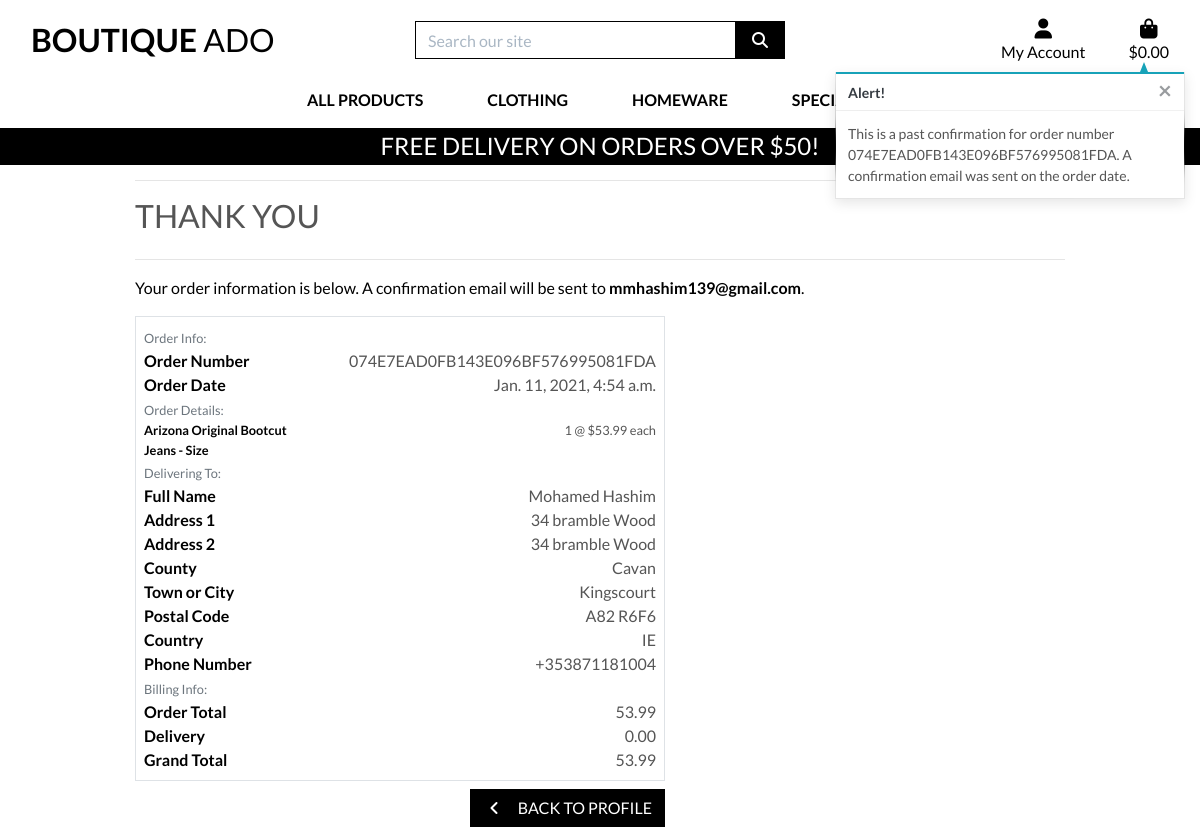
Page /profile/order_history/074E7EAD0FB143E096BF576995081FDA on the earlier database version.
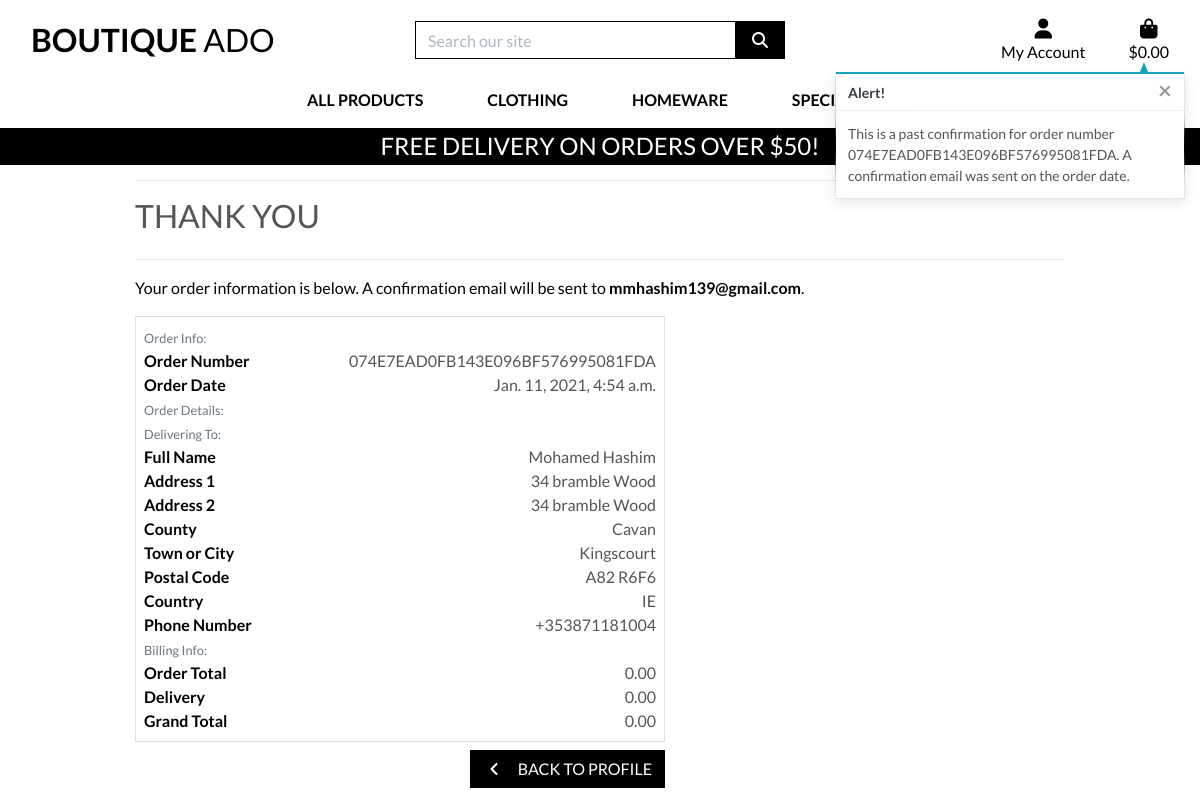
Same page on the later database version.
### checkout/models.py (models this page shows, shortened)
class OrderLineItem(models.Model):
    order = models.ForeignKey(Order, null=False, blank=False, on_delete=models.CASCADE, related_name='lineitems')
    product = models.ForeignKey(Product, null=False, blank=False, on_delete=models.CASCADE)
    product_size = models.CharField(max_length=2, null=True, blank=True) # XS, S, M, L, XL
    quantity = models.IntegerField(null=False, blank=False, default=0)
    lineitem_total = models.DecimalField(max_digits=6, decimal_places=2, null=False, blank=False, editable=False)

class Order(models.Model):
    order_number = models.CharField(max_length=32, null=False, editable=False)
    user_profile = models.ForeignKey(UserProfile, on_delete=models.SET_NULL,
                                     null=True, blank=True, related_name='orders')
    full_name = models.CharField(max_length=50, null=False, blank=False)
    email = models.EmailField(max_length=254, null=False, blank=False)
    phone_number = models.CharField(max_length=20, null=False, blank=False)
    country = CountryField(blank_label='Country *', null=False, blank=False)
    postcode = models.CharField(max_length=20, null=True, blank=True)
    town_or_city = models.CharField(max_length=40, null=False, blank=False)
    street_address1 = models.CharField(max_length=80, null=False, blank=False)
    street_address2 = models.CharField(max_length=80, null=True, blank=True)
    county = models.CharField(max_length=80, null=True, blank=True)
    date = models.DateTimeField(auto_now_add=True)
    delivery_cost = models.DecimalField(max_digits=6, decimal_places=2, null=False, default=0)
    order_total = models.DecimalField(max_digits=10, decimal_places=2, null=False, default=0)
    grand_total = models.DecimalField(max_digits=10, decimal_places=2, null=False, default=0)
    original_bag = models.TextField(null=False, blank=False, default='')
    stripe_pid = models.CharField(max_length=254, null=False, blank=False, default='')

### products/models.py (models this page shows, shortened)
class Product(models.Model):
    category = models.ForeignKey('Category', null=True, blank=True, on_delete=models.SET_NULL)
    sku = models.CharField(max_length=254, null=True, blank=True)
    name = models.CharField(max_length=254)
    description = models.TextField()
    has_sizes = models.BooleanField(default=False, null=True, blank=True)
    price = models.DecimalField(max_digits=6, decimal_places=2)
    rating = models.DecimalField(max_digits=6, decimal_places=2, null=True, blank=True)
    image_url = models.URLField(max_length=1024, null=True, blank=True)
    image = models.ImageField(null=True, blank=True)

### profiles/views.py (the view)
# urls.py: path('order_history/<order_number>', views.order_history, name='order_history'),
def order_history(request, order_number):
    order = get_object_or_404(Order, order_number=order_number)
    messages.info(request, (
        f'This is a past confirmation for order number {order_number}. '
        'A confirmation email was sent on the order date.'
    ))
    template = 'checkout/checkout_success.html'
    context = {
        'order': order,
        'from_profile': True,
    }
    return render(request, template, context)

### bag/contexts.py (called while the page is built, shortened)
def bag_contents(request):
    bag_items = []
    total = 0
    product_count = 0
    bag = request.session.get('bag', {})
    if total < settings.FREE_DELIVERY_THRESHOLD:
        delivery = total * Decimal(settings.STANDARD_DELIVERY_PERCENTAGE / 100)
        free_delivery_delta = settings.FREE_DELIVERY_THRESHOLD - total
    else:
        delivery = 0
        free_delivery_delta = 0
    grand_total = delivery + total
    context = {
        'bag_items': bag_items,
        'total': total,
        'product_count': product_count,
        'delivery': delivery,
        'free_delivery_delta': free_delivery_delta,
        'free_delivery_threshold': settings.FREE_DELIVERY_THRESHOLD,
        'grand_total': grand_total,
    }
    return context

### checkout/templates/checkout/checkout_success.html (shortened to what the changed rows need)
{% extends "base.html" %}
{% load static %}
{% block extra_css %}
    <link rel="stylesheet" href="{% static 'checkout/css/checkout.css' %}">
{% endblock %}
{% block content %}
    <div class="container">
        <div class="row">
            <div class="col">
                <h2 class="logo-font mb-4">Thank You</h2>
                <p class="text-black">Your order information is below. A confirmation email will be sent to <strong>{{ order.email }}</strong>.</p>
            </div>
        </div>
        <div class="row">
            <div class="col-12 col-lg-7">
                <div class="order-confirmation-wrapper p-2 border">
                    <div class="row">
                        <div class="col-12 col-md-8 text-md-right">
                            <p class="mb-0">{{ order.order_number }}</p>
                        </div>
                    </div>
                    <div class="row">
                        <div class="col-12 col-md-8 text-md-right">
                            <p class="mb-0">{{ order.date }}</p>
                        </div>
                    </div>
                    {% for item in order.lineitems.all %}
                    <div class="row">
                        <div class="col-12 col-md-4">
                            <p class="small mb-0 text-black font-weight-bold">
                                {{ item.product.name }}{% if item.product_size %} - Size {{ item.product.size|upper }}{% endif %}
                            </p>
                        </div>
                        <div class="col-12 col-md-8 text-md-right">
                            <p class="small mb-0">{{ item.quantity }} @ ${{ item.product.price }} each</p>
                        </div>
                    </div>
                    {% endfor %}
                    <div class="row">
                        <div class="col-12 col-md-8 text-md-right">
                            <p class="mb-0">{{ order.full_name }}</p>
                        </div>
                    </div>
                    <div class="row">
                        <div class="col-12 col-md-8 text-md-right">
                            <p class="mb-0">{{ order.street_address1 }}</p>
                        </div>
                    </div>
                    {% if order.street_address2 %}
                    <div class="row">
                        <div class="col-12 col-md-4">
                            <p class="mb-0 text-black font-weight-bold">Address 2</p>
                        </div>
                        <div class="col-12 col-md-8 text-md-right">
                            <p class="mb-0">{{ order.street_address1 }}</p>
                        </div>
                    </div>
                    {% endif %}
                    {% if order.county %}
                    <div class="row">
                        <div class="col-12 col-md-4">
                            <p class="mb-0 text-black font-weight-bold">County</p>
                        </div>
                        <div class="col-12 col-md-8 text-md-right">
                            <p class="mb-0">{{ order.county }}</p>
                        </div>
                    </div>
                    {% endif %}
                    <div class="row">
                        <div class="col-12 col-md-8 text-md-right">
                            <p class="mb-0">{{ order.town_or_city }}</p>
                        </div>
                    </div>
                    {% if order.postcode %}
                    <div class="row">
                        <div class="col-12 col-md-4">
                            <p class="mb-0 text-black font-weight-bold">Postal Code</p>
                        </div>
                        <div class="col-12 col-md-8 text-md-right">
                            <p class="mb-0">{{ order.postcode }}</p>
                        </div>
                    </div>
                    {% endif %}
                    <div class="row">
                        <div class="col-12 col-md-8 text-md-right">
                            <p class="mb-0">{{ order.country }}</p>
                        </div>
                    </div>
                    <div class="row">
                        <div class="col-12 col-md-8 text-md-right">
                            <p class="mb-0">{{ order.phone_number }}</p>
                        </div>
                    </div>
                    <div class="row">
                        <div class="col-12 col-md-8 text-md-right">
                            <p class="mb-0">{{ order.order_total }}</p>
                        </div>
                    </div>
                    <div class="row">
                        <div class="col-12 col-md-8 text-md-right">
                            <p class="mb-0">{{ order.delivery_cost }}</p>
                        </div>
                    </div>
                    <div class="row">
                        <div class="col-12 col-md-8 text-md-right">
                            <p class="mb-0">{{ order.grand_total }}</p>
                        </div>
                    </div>
                </div>
            </div>
        </div>
    </div>
{% endblock %}

Differences in the rows shown:
removed OrderLineItem: product.name "Arizona Original Bootcut Jeans", quantity "1", product.price "53.99"
changed Order "mmhashim139@gmail.com": order_total "53.99" → "0.00"; grand_total "53.99" → "0.00"
